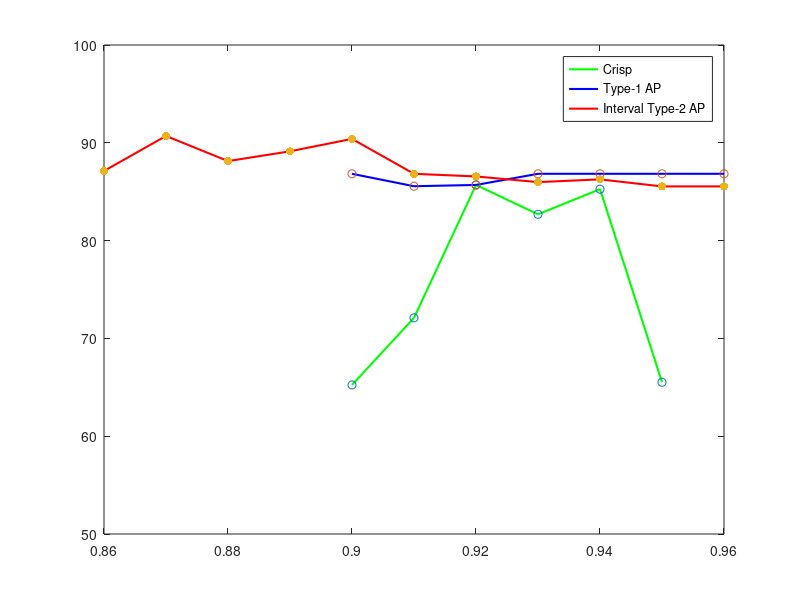

Source code (MATLAB):
lam1=[0.9 0.91 0.92 0.93 0.94 0.95];
acc1=[65.24 72.1 85.69 82.69 85.26 65.52];

lam2=[0.9 0.91 0.92 0.93 0.94 0.95 0.96];
acc2=[86.83 85.56 85.69 86.83 86.83 86.83 86.83];

lam3=[0.86 0.87 0.88  0.89  0.9 0.91 0.92 0.93 0.94 0.95 0.96];
acc3=[87.12 90.7 88.13 89.13  90.4 86.83 86.56 85.98 86.26 85.54 85.54 ];

box on
hold on 
graph1=plot(lam1,acc1,'green');
graph2=plot(lam2,acc2,'blue');
graph3=plot(lam3,acc3,'red');
set(graph1,'LineWidth',1.5);
set(graph2,'LineWidth',1.5);
set(graph3,'LineWidth',1.5);
yticks([50 60 70 80 90 100])
scatter(lam1,acc1,'green');
scatter(lam2,acc2,'blue');
scatter(lam3,acc3,'red','filled');
legend('Crisp','Type-1 AP','Interval Type-2 AP');
ylim([50 100]);
hold off